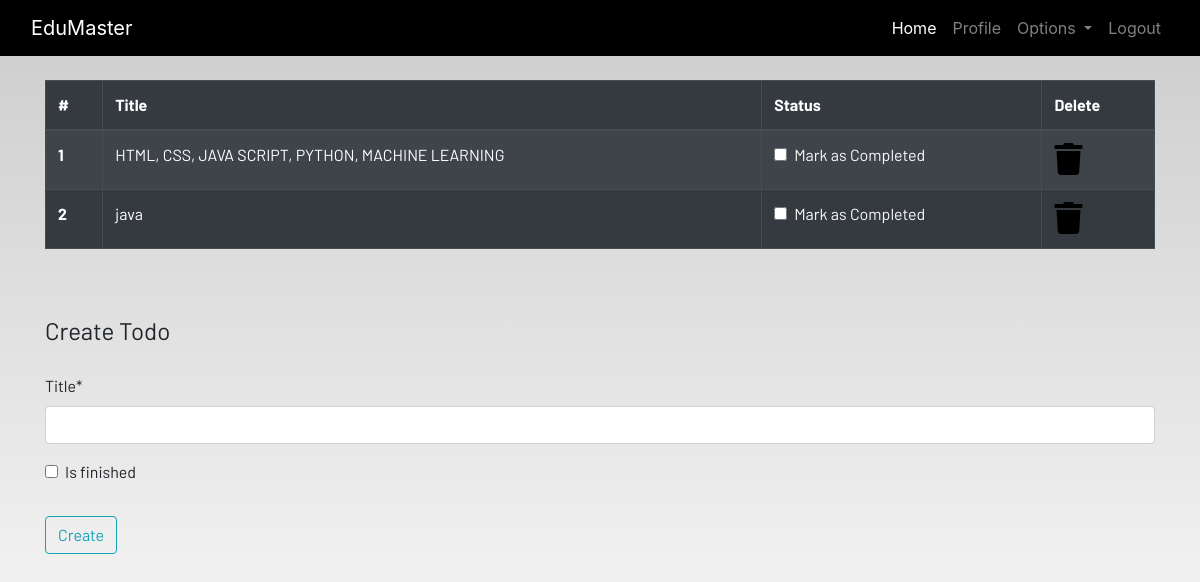
Page /todo (signed in) on the committed database.
### dashboard/models.py (models this page shows)
class Todo(models.Model):
   user=models.ForeignKey(User,on_delete=models.CASCADE)
   title= models.CharField(max_length=100)
   is_finished=models.BooleanField(default=False)

### dashboard/views.py (the view, shortened to what this page needs)
# urls.py: path('todo',views.todo,name="todo"),
@login_required
def todo(request):
    form=TodoForm()
    todo = Todo.objects.filter(user=request.user)
    if len(todo)==0:
        todos_done=True
    else:
        todos_done=False
    context = {'form':form,'todos':todo,'todos_done':todos_done}
    return render(request,"dashboard/todo.html",context)

### dashboard/forms.py
class TodoForm(forms.ModelForm):
    class Meta:
        model=Todo
        fields=['title','is_finished']

### dashboard/templates/dashboard/todo.html (shortened to what this page needs)
{% extends 'dashboard/base.html' %}
{% load static %}
{% block content %}
{% load crispy_forms_tags %}
<div class="container">
{% if not todos_done %}
    <table class="table table-striped table-bordered table-hover table-dark">
        <thead>
            <tr>
                <th scope="col">#</th>
                <th scope="col">Title</th>
                <th scope="col">Status</th>
                <th scope="col">Delete</th>
            </tr>
        </thead>
        <tbody>
        {% for todo  in todos  %}
            <tr>
                <th scope="row">{{forloop.counter}}</th>
                <td>{{todo.title}}</td>
                <td>
                    <a href="{% url 'update_todo' todo.id %}">
                        <div class="form-check">
                            {% if todo.is_finished == True %}
                            <input class="form-check-input" type="checkbox" value="" checked >
                            {% else %}
                             <input class="form-check-input" type="checkbox" value="" >
                            {% endif %}
                            <label class="form-check-label text-light" for="flexCheckDefault">
                                Mark as Completed
                            </label>
                        </div>
                    </a>
                </td>
                <td><a href="{% url 'delete_todo' todo.id %}"><i class="fa fa-trash fa-2x"></i></a></td>
            </tr>
        {% endfor %}
        </tbody>
    </table>
    {% else %}
    <h4>All tasks have been done!! create to add more</h4>
{% endif %}
</div><br><br>
<div class="container">
    <form method="POST">
        <fieldset class="form-group">
            <legend class="border-bottom mb-4">Create Todo</legend>
            {{form|crispy}}
        </fieldset>
        <div class="form-group">
            <button href="" class="btn btn-outline-info" type="submit">
                Create
            </button>
        </div>
    </form>
</div>
{% endblock content %}

### static/css/main.css (style rules this page uses)
html { scroll-behavior: smooth; height: 100%; width: 100%; }
a { text-decoration: none !important; color: black; }
html, body { max-width: 100%; overflow-x: hidden; height: 100%; width: 100%; }
body { background: linear-gradient(rgba(0, 0, 0, 0.2), rgba(255, 255, 255, 0.5)); overflow-x: hidden; background-repeat: no-repeat; }
.fa { color: black; }

### rows in the picture
Todo: title "HTML, CSS, JAVA SCRIPT, PYTHON, MACHINE LEARNING"
Todo: title "java"
